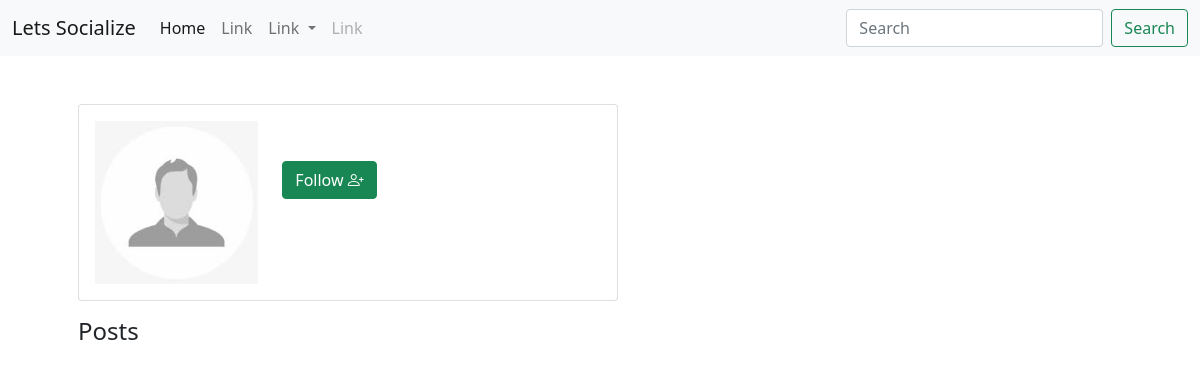
The app's page /social/profile/2/, older data.
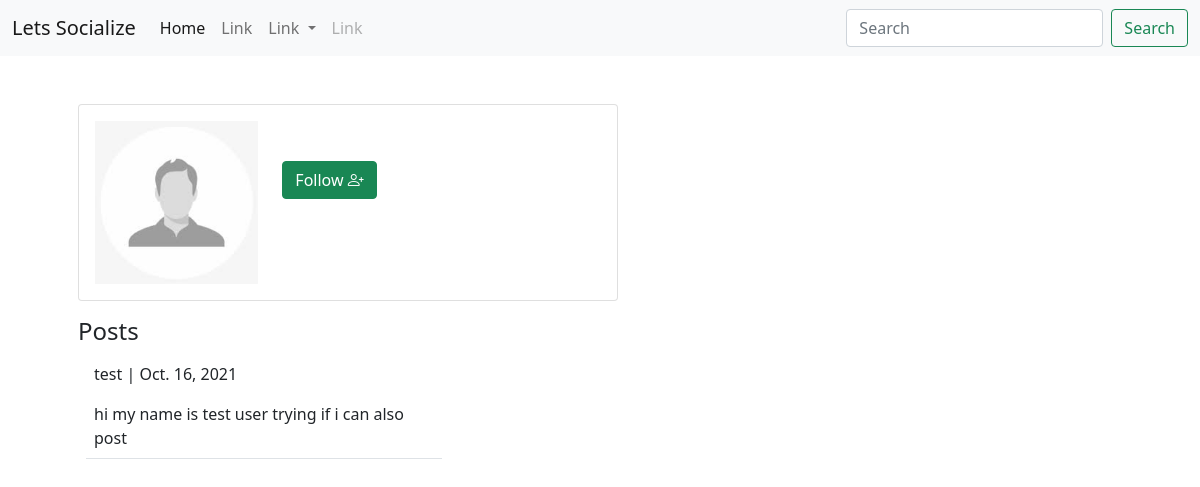
The same page, newer data.
### social/models.py (models this page shows)
class UserProfile(models.Model):
  user = models.OneToOneField(User,primary_key=True, verbose_name='user', related_name='profile', on_delete=models.CASCADE)
  name = models.CharField(max_length=30, blank=True, null=True)
  bio  = models.TextField(max_length=500, blank=True, null=True)
  birth_date = models.DateField(null=True, blank=True)
  location   = models.CharField(max_length=50, blank=True, null=True)
  followers  = models.ManyToManyField(User,related_name='followers', blank=True)
  picture = models.ImageField(upload_to='uploads/profile_pictures', default='uploads/profile_pictures/images.jpg', blank=True)

class Post(models.Model):
  body = models.TextField()
  created_on = models.DateField(default=datetime.now)
  author = models.ForeignKey(User, on_delete=models.CASCADE)

### social/views.py (the view)
# urls.py: path('profile/<int:pk>/',views.Profile,name="profile"),
def Profile(request, pk):
  profile = UserProfile.objects.get(user_id=pk)
  user = profile.user
  posts = Post.objects.filter(author=user).order_by('created_on')
  context = {
    'user':user,
    'profile':profile,
    'posts':posts
  }
  return render(request, 'social/profile.html',context)

### templates/social/profile.html (shortened to what this page needs)
{% extends 'base.html' %}
{%  block content %}
<div class="container">
  <div class="row ">
    <div class="col-md-8 m-4 p-4">
      <div class="card mb-3" style="max-width: 540px;">
        <div class="row g-0">
          <div class="col-md-4">
            <img src="{{ profile.picture.url }}" class=" m-2 p-2 img-fluid rounded-start"  alt="...">
          </div>
          <div class="col-md-8">
            <div class="card-body">
              <p class="card-text">
                <br>
              </p>
              <form action="" method=""  class="m-2">
                <button type="submit" type="button" class="btn btn-success" name="profile_id" value="{{ object.id }}">  Follow <i class="bi bi-person-plus"></i> </button>
              </form>
            </div>
          </div>
        </div>
      </div>
     <h4> Posts </h4>
      {% if posts %}
      {% for post in posts %}
      <div  class="col-md-6 border-bottom m-2 p-2">
        <a class="text-decoration-none link-dark " href="{% url 'social:post_detail' post.id %}">
           <p>{{ post.author }} | {{ post.created_on }} </p>
          {{ post.body | truncatewords:20 }}
        </a>
      </div>
      {% endfor %}
      {% endif %}
    </div>
    </div>
  </div>
{% endblock %}

### templates/base.html (shortened to what this page needs)
<!doctype html>
<html lang="en">
  <head>
    <link href="https://cdn.jsdelivr.net/npm/bootstrap@5.0.2/dist/css/bootstrap.min.css" rel="stylesheet">
    <link rel="stylesheet" href="https://cdn.jsdelivr.net/npm/bootstrap-icons@1.5.0/font/bootstrap-icons.css">
  </head>
  <body>
    <nav class="navbar navbar-expand-lg navbar-light bg-light">
      <div class="container-fluid">
        <a class="navbar-brand" href="{% url 'social:index' %}">Lets Socialize</a>
        <div class="collapse navbar-collapse" id="navbarScroll">
          <ul class="navbar-nav me-auto my-2 my-lg-0 navbar-nav-scroll" style="--bs-scroll-height: 100px;">
            <li class="nav-item">
              <a class="nav-link active" aria-current="page" href="{% url 'social:index' %}">Home</a>
            </li>
            <li class="nav-item">
              <a class="nav-link" href="#">Link</a>
            </li>
            <li class="nav-item dropdown">
              <a class="nav-link dropdown-toggle" href="#" id="navbarScrollingDropdown" role="button" data-bs-toggle="dropdown" aria-expanded="false">
                Link
              </a>
            </li>
            <li class="nav-item">
              <a class="nav-link disabled" href="#" tabindex="-1" aria-disabled="true">Link</a>
            </li>
          </ul>
          <form class="d-flex">
            <input class="form-control me-2" type="search" placeholder="Search" aria-label="Search">
            <button class="btn btn-outline-success" type="submit">Search</button>
          </form>
        </div>
      </div>
    </nav>
    {% block content %}
    {% endblock %}
  </body>
</html>

Row changes from the older to the newer data that the page shows:
added Post: author "test", created_on "Oct. 16, 2021", body "hi my name is test user trying if i can also post"
